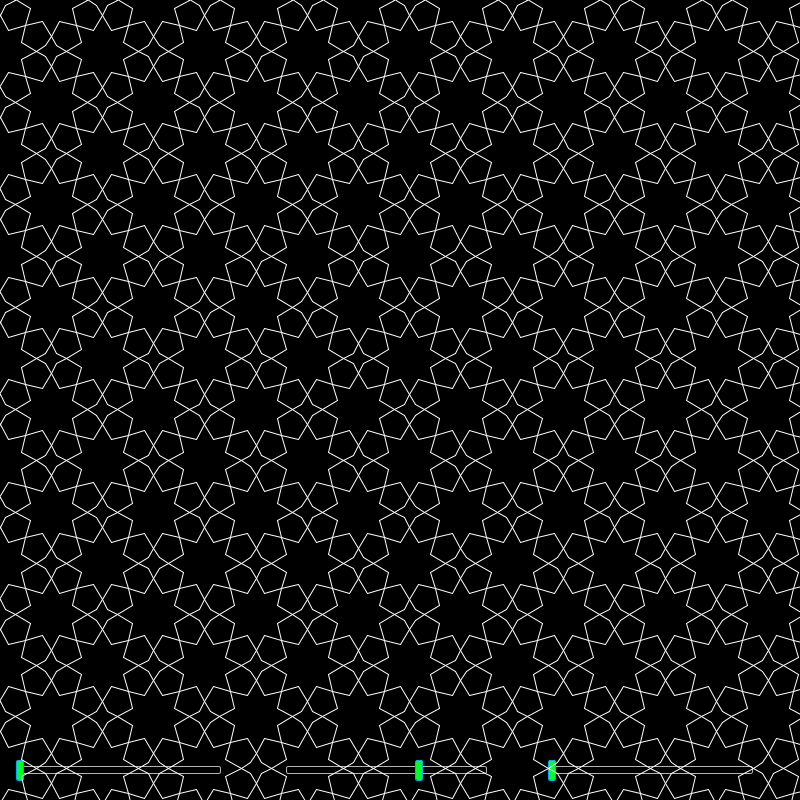
Frame 1 (no input)
Frame 60 (the mouse pressed at the canvas centre just before this capture): identical to frame 1, image omitted
Frame 120 (the mouse held since frame 60 and released just before this capture): identical to frame 1, image omitted

The Processing sketch that drew this single still picture (run headless with seeded random() and noise(); from frame 60 on, the mouse is pressed at the canvas centre):

// Processing sketch: Islamic_Star_Patterns_Multi
// ── Islamic_Star_Patterns_Multi.pde
float level = 0;
float w = 30;
float angle = 75;
float delta = 10;
ArrayList<Tile> tiles = new ArrayList<Tile>();
Slider deltaSlider;
Slider angleSlider;
Slider levelSlider;
int cols, rows;

void setup(){
  size(800, 800);
  //fullScreen();
  colorMode(HSB, 360, 100, 100, 100);
  deltaSlider = new Slider(20, height - 40, 0, w-0.1, 0, 1);
  angleSlider = new Slider((width / 3) + 20, height - 40, 0, 90, 60, 1);
  levelSlider = new Slider((width / 3*2) + 20, height - 40, 0, 10, 0, 1);
  print(degrees(asin(1/sqrt(2))));
  float temp = w/2+edge2ins(w, 8);
  cols = ceil((float)width / temp / 2)+1;
  rows = ceil((float)height / temp )+1;
  for(int j = 0; j < rows; j++){
    for(int i = 0; i < cols; i++){
      tiles.add(ngonAtEdge(temp*(2*i+(j)%2), temp*j, 4, w, 0.5));
      tiles.add(ngonAtEdge(temp*(2*i+(j+1)%2), temp*j, 8, w, 0.5));
    }
  }
}

void draw(){
  background(0);
  angle = angleSlider.value();
  delta = deltaSlider.value();
  level = levelSlider.value();
  angleSlider.show();
  deltaSlider.show();
  levelSlider.show();
  for(Tile tile : tiles){
    tile.ray();
    stroke(360);
    tile.show();
  }
}
// ── Edge.pde
class Edge{
  PVector a, b;
  Ray r1, r2 = null;
  float n;
  
  Edge(PVector a, PVector b, float n){
    this.a = a;
    this.b = b;
    this.n = n;
  }
  
  void ray(){
    PVector mid = PVector.add(a, b).mult(0.5);
    PVector v1 = PVector.sub(a, mid);
    PVector v2 = PVector.sub(b, mid);
    PVector offset1 = mid.copy();
    PVector offset2 = mid.copy();
    float half_len = v1.mag();
    float elen = half_len + delta;
    if(delta > 0){
      v1.setMag(delta/2);
      v2.setMag(delta/2);
      offset1.add(v2);
      offset2.add(v1);
    }
    v1.rotate(radians(-angle));
    v2.rotate(radians(angle));
    float interior = (n - 2) * PI / n;
    // Law of sines right here!
    float alpha = interior * 0.5;
    float beta = PI - radians(angle) - alpha;
    float len = (elen* sin(alpha)) / sin(beta);
    
    float theta = PI/n;
    float Re=half_len/sin(PI/n);
    float len2 = sin(theta * level) * (Re - (len*sin(radians(angle))/sin(alpha)))/sin(beta+(theta * level));
    len = len + len2;
    v1.setMag(len);
    v2.setMag(len);
    r1 = new Ray(offset1, v1);
    r2 = new Ray(offset2, v2);
  }
  
  void show(){
    //line(a.x, a.y, b.x, b.y);
    r1.show();
    r2.show();
  }
  
}
// ── Ray.pde
class Ray{
  PVector a;
  PVector v;
  PVector end = null;
  float prevD;
  
  Ray(PVector a, PVector v){
    this.a = a;
    this.v = v;
    end = PVector.add(a, v);
  }
  
  void show(){
    line(a.x, a.y, end.x, end.y);
  }
}
// ── Slider.pde
class Slider {
  float x;
  float y;
  float min;
  float max;
  float value;
  float increment;
  
  float w = 200;
  float h = 20;
  float controlSize = 7;
  
  Boolean isDragging = false;
  
  Slider(float x_, float y_, float min_, float max_, float start_, float increment_) {
    x = x_;
    y = y_;
    min = min_;
    max = max_;
    value = start_;
    increment = increment_;
  }
  
  float value() {
    return value;
  }
  
  void handleInteractions() {
    if (isDragging) {
      if (mousePressed) {
        float x1 = screenX(xPosition(value), y);
        float d = mouseX - x1;
        float change = d * (max - min) / w;
        value += change;
        value -= value % increment;
        value = min(max, max(min, value));
      } else {
        isDragging = false;
        println("end drag");
      }
    } else {
      float x1 = xPosition(value);
      if (mousePressed && mouseY >= screenY(x1, y) && mouseY <= screenY(x1, y+h) && mouseX >= screenX(x1-controlSize/2,y) && mouseX <= screenX(x1+controlSize/2,y)) {
        println("start drag");
        isDragging = true;
      }
    }
  }
  
  float xPosition(float val) {
    return min(x+w, max(x, map(val, min, max, x, x+w)));
  }
  
  void show() {
    handleInteractions();
    
    stroke(255);
    fill(0);
    rect(x, y + h/3, w, h/3, 2);
    
    float x1 = xPosition(value);
    stroke(200, 200, 200);
    fill(128, 128, 128);
    rect(x1-controlSize/2, y, controlSize, h, 2);
  }
}
// ── Tile.pde
class Tile{
  ArrayList<PVector> vertices = new ArrayList<PVector>();
  ArrayList<Edge> edges = new ArrayList<Edge>();
  float n;
  
  Tile(float n){
    this.n = n;
  }
  void addVertex(float x, float y){
    PVector pos = new PVector(x, y);
    int total = vertices.size();
    if(total > 0){
      PVector prev = vertices.get(total-1);
      edges.add(new Edge(prev, pos, n));
    }
    vertices.add(pos);
  }
  
  void close(){
    PVector first = vertices.get(0);
    PVector last = vertices.get(vertices.size()-1);
    edges.add(new Edge(last, first, n));
  }
  
  void ray(){
    for(Edge edge : edges){
      edge.ray();
    }
  }
  
  void show(){
    for(Edge edge : edges){
      edge.show();
    }
  }
}
// ── method.pde
Tile ngonAtEdge(float x, float y, float n, float edgeLen, float offset){
  float r = edgeLen/sin(radians(360/n/2))/2;
  return ngonAt(x, y, n, r, offset);
}

Tile ngonAt(float x, float y, float n, float r, float offset){
  Tile tile = new Tile(n);
  for(float i = offset; i < n+offset; i++){
    tile.addVertex(x + cos(i/n*TWO_PI)*r, y + sin(i/n*TWO_PI)*r);
  }
  tile.close();
  return tile;
}

float edge2ins(float r, float n){
  return r/tan(radians(360/n/2))/2;
}
